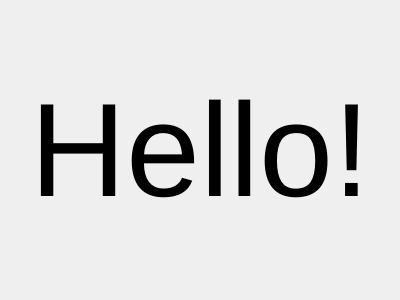
<?xml version="1.0" encoding="UTF-8"?>
<ui version="4.0">
 <class>PortArea</class>
 <widget class="QWidget" name="PortArea">
  <property name="enabled">
   <bool>true</bool>
  </property>
  <property name="geometry">
   <rect>
    <x>0</x>
    <y>0</y>
    <width>400</width>
    <height>300</height>
   </rect>
  </property>
  <property name="sizePolicy">
   <sizepolicy hsizetype="Minimum" vsizetype="Minimum">
    <horstretch>99</horstretch>
    <verstretch>99</verstretch>
   </sizepolicy>
  </property>
  <property name="windowTitle">
   <string>PortArea</string>
  </property>
  <layout class="QHBoxLayout" name="horizontalLayout">
   <item>
    <widget class="QLabel" name="label">
     <property name="sizePolicy">
      <sizepolicy hsizetype="Maximum" vsizetype="Maximum">
       <horstretch>100</horstretch>
       <verstretch>100</verstretch>
      </sizepolicy>
     </property>
     <property name="minimumSize">
      <size>
       <width>0</width>
       <height>0</height>
      </size>
     </property>
     <property name="font">
      <font>
       <pointsize>100</pointsize>
      </font>
     </property>
     <property name="text">
      <string>Hello!</string>
     </property>
     <property name="scaledContents">
      <bool>false</bool>
     </property>
     <property name="alignment">
      <set>Qt::AlignCenter</set>
     </property>
     <property name="wordWrap">
      <bool>false</bool>
     </property>
     <property name="textInteractionFlags">
      <set>Qt::NoTextInteraction</set>
     </property>
    </widget>
   </item>
  </layout>
 </widget>
 <resources/>
 <connections/>
</ui>
